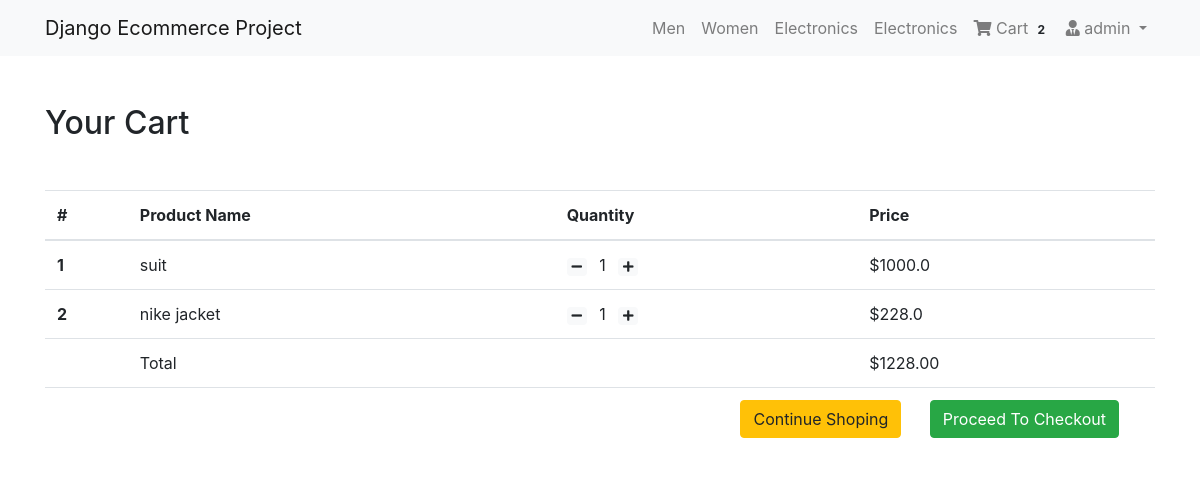
The app's page /cart/ (signed in) with its own data.
### cart/models.py (models this page shows, shortened)
class Order(models.Model):
    orderitems = models.ManyToManyField(Cart)
    user = models.ForeignKey(User, on_delete=models.CASCADE)
    ordered = models.BooleanField(default=False)
    created = models.DateTimeField(auto_now_add=True)
    paymentId = models.CharField(max_length=200, blank=True, null=True)
    orderId = models.CharField(max_length=200, blank=True, null=True)
    def get_totals(self):
        total = 0
        for order_item in self.orderitems.all():
            total += order_item.get_total()
        return total

class Cart(models.Model):
    user = models.ForeignKey(User, on_delete=models.CASCADE)
    item = models.ForeignKey(Product, on_delete=models.CASCADE)
    quantity = models.IntegerField(default=1)
    purchased = models.BooleanField(default=False)
    created = models.DateTimeField(auto_now_add=True)
    def get_total(self):
        total = self.item.price * self.quantity
        floattotal = float("{0:.2f}".format(total))
        return floattotal

### products/models.py (models this page shows, shortened)
class Product(models.Model):
    mainimage = models.ImageField(upload_to='products/', blank=True)
    name = models.CharField(max_length=300)
    slug = models.SlugField()
    category = models.ForeignKey(Category, on_delete=models.CASCADE)
    preview_text = models.TextField(max_length=200, verbose_name='Preview Text')
    detail_text = models.TextField(max_length=1000, verbose_name='Detail Text')
    price = models.FloatField()

### cart/views.py (the view)
# urls.py: path('cart/', CartView, name='cart-home'),
def CartView(request):
    user = request.user
    carts = Cart.objects.filter(user=user, purchased=False)
    orders = Order.objects.filter(user=user, ordered=False)
    if carts.exists():
        if orders.exists():
            order = orders[0]
            return render(request, 'cart/home.html', {"carts": carts, 'order': order})
        else:
            messages.warning(request, "You do not have any item in your Cart")
            return redirect("mainapp:home")
    else:
        messages.warning(request, "You do not have any item in your Cart")
        return redirect("mainapp:home")

### cart/templatetags/cart_tag.py (called while the page is built)
@register.filter
def cart_total(user):
    order = Order.objects.filter(user=user, ordered=False)
    if order.exists():
        return order[0].orderitems.count()
    else:
        return 0

### cart/templates/cart/home.html
{% extends 'products/base.html' %}
{% block content %}
<div class="container my-5">
<div class="my-5">
	<h2>Your Cart</h2>
</div>
<table class="table table-hover">
  <thead>
    <tr>
      <th scope="col">#</th>
      <th scope="col">Product Name</th>
      <th scope="col">Quantity</th>
      <th scope="col">Price</th>
    </tr>
  </thead>
  <tbody>
  	{% for cart in carts %}
    <tr>
      <th scope="row">{{ forloop.counter }}</th>
      <td>{{ cart.item.name }}</td>
      <td>
        <a class="mr-2" href="{% url 'mainapp:decrease-cart' cart.item.slug %}"><span class="badge badge-light"><i class="fas fa-minus"></i></span></a>
      {{ cart.quantity }}
      <a class="ml-2" href="{% url 'mainapp:cart' cart.item.slug %}" ><span class="badge badge-light"><i class="fas fa-plus"></i></span></a>
      </td>
      <td>${{ cart.get_total }}</td>
    </tr>
	{% endfor %}
    <tr>
      <th scope="row"></th>
      <td colspan="2">Total</td>
      <td>${{ order.get_totals| floatformat:2 }}</td>
    </tr>
    <tr>
      <th scope="row"></th>
      <td colspan="3" class="text-right ">
        <a href="{% url 'mainapp:home' %}" class="btn btn-warning mr-4" >Continue Shoping</a>
        <a href="{% url 'checkout:index' %}" class="btn btn-success mr-4">Proceed To Checkout</a>
      </td>
    </tr>
  </tbody>
</table>
</div>
{% endblock %}

### products/templates/products/navbar.html (shortened to what this page needs)
{% load cart_tag %}
<nav class="navbar navbar-expand-lg navbar-light bg-light">
  <div class="container">
  <a class="navbar-brand" href="/">Django Ecommerce Project</a>
  <div class="collapse navbar-collapse" id="navbarNav">
    <ul class="navbar-nav ml-auto">
      <li {% if request.path == 'contact' %}class="nav-item active"{% else %}class="nav-item"{% endif %}>
        <a class="nav-link" href="#">Men <span class="sr-only">(current)</span></a>
      </li>
      <li class="nav-item">
        <a class="nav-link" href="#">Women</a>
      </li>
      <li class="nav-item">
        <a class="nav-link" href="#">Electronics</a>
      </li>
       <li class="nav-item">
        <a class="nav-link" href="#">Electronics</a>
      </li>
      {% if request.user.is_authenticated %}
      <li class="nav-item">
        <a class="nav-link" href="{% url 'mainapp:cart-home' %}">
          <i class="fa fa-shopping-cart"></i> Cart
          <span class="badge badge-light">{{ request.user| cart_total }}</span>
        </a>
      </li>
      <li class="nav-item dropdown">
        <a class="nav-link dropdown-toggle" href="#" id="navbarDropdown" role="button" data-toggle="dropdown" aria-haspopup="true" aria-expanded="false">
          <i class="fas fa-user-tie"></i> {{ request.user.username }}
        </a>
      </li>
      {% else %}
       <li class="nav-item">
        <a  class="btn btn-primary" href="/accounts/login/">Login / Register</a>
      </li>
      {% endif %}
    </ul>
  </div>
  </div>
</nav>

### records on screen
Cart: item.name "suit", quantity "1", get_total "1000.0"
Cart: item.name "nike jacket", quantity "1", get_total "228.0"
Order: get_totals "1228.00"

### other values on screen
{{ request.user| cart_total }} "2"
{{ request.user.username }} "admin"
